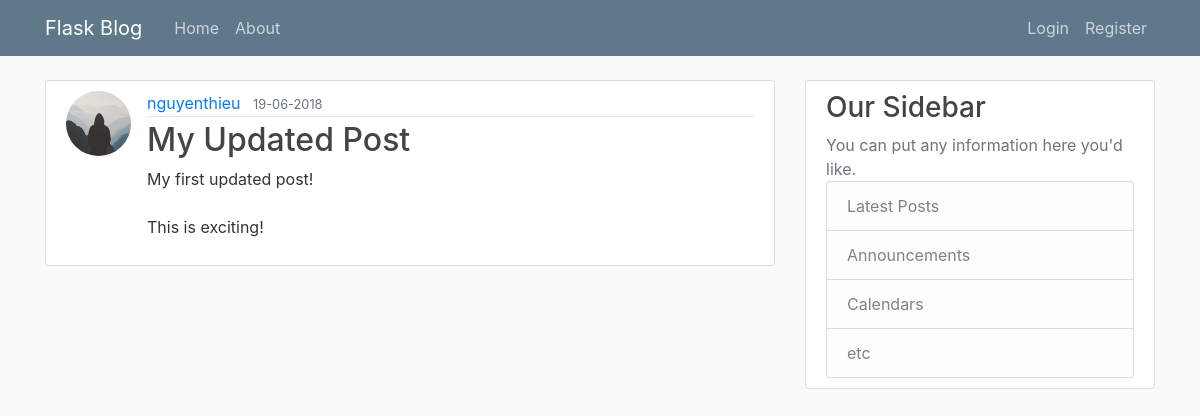
Screenshot of /post/3 with the database file from the repository.
### flaskblog/models.py (models this page shows, shortened)
class User(db.Model, UserMixin):
    id = db.Column(db.Integer, primary_key=True)
    username = db.Column(db.String(24), unique=True, nullable=False)
    email = db.Column(db.String(120), unique=True, nullable=False)
    image_file = db.Column(db.String(20), nullable=False, default='default.jpg')
    password = db.Column(db.String(60), nullable=False)
    posts = db.relationship('Post', backref="author", lazy=True)

class Post(db.Model):
    id = db.Column(db.Integer, primary_key=True)
    title = db.Column(db.String(120), nullable=False)
    date_posted = db.Column(db.DateTime, nullable=False, default=datetime.utcnow())
    content = db.Column(db.Text, nullable=False)
    user_id = db.Column(db.Integer, db.ForeignKey("user.id"), nullable=False)

### flaskblog/posts/routes.py (the view)
@posts.route("/post/<int:post_id>")
def post(post_id):
    post = Post.query.get_or_404(post_id)
    return render_template("post.html", title=post.title, post=post)

### flaskblog/templates/post.html (shortened to what this page needs)
{% extends "layout.html" %}
{% block content %}
<article class="media content-section">
    <img src="{{ url_for('static', filename='images/profile/' + post.author.image_file) }}" alt=""
         class="rounded-circle article-img"/>
    <div class="media-body">
        <div class="article-metadata">
            <a class="mr-2" href="{{ url_for('users.user_posts', username=post.author.username) }}">{{ post.author.username }}</a>
            <small class="text-muted">{{ post.date_posted.strftime('%d-%m-%Y') }}</small>
        </div>
        <h2 class="article-title">{{ post.title }}</h2>
        <p class="article-content">{{ post.content }}</p>
    </div>
</article>
{% endblock content %}

### flaskblog/static/main.css (style rules this page uses)
body { background: #fafafa; color: #333333; margin-top: 5rem; }
h1, h2, h3, h4, h5, h6 { color: #444444; }
.content-section { background: #ffffff; padding: 10px 20px; border: 1px solid #dddddd; border-radius: 3px; margin-bottom: 20px; }
.article-title { color: #444444; }
.article-content { white-space: pre-line; }
.article-img { height: 65px; width: 65px; margin-right: 16px; }
.article-metadata { padding-bottom: 1px; margin-bottom: 4px; border-bottom: 1px solid #e3e3e3 }

### rows the page displays
User: image_file (placeholder picture), author.username "nguyenthieu"
Post: date_posted "19-06-2018", title "My Updated Post", content "My first updated post! This is exciting!"
